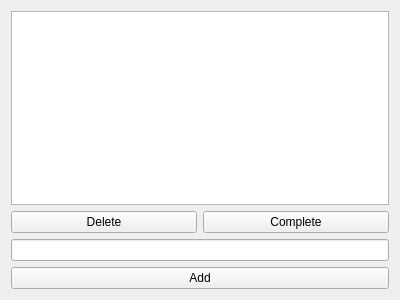
<?xml version="1.0" encoding="UTF-8"?>
<ui version="4.0">
 <class>Form</class>
 <widget class="QWidget" name="Form">
  <property name="geometry">
   <rect>
    <x>0</x>
    <y>0</y>
    <width>400</width>
    <height>300</height>
   </rect>
  </property>
  <property name="windowTitle">
   <string>Todo List</string>
  </property>
  <layout class="QVBoxLayout" name="verticalLayout">
   <item>
    <widget class="QListView" name="list_view"/>
   </item>
   <item>
    <layout class="QHBoxLayout" name="horizontalLayout">
     <item>
      <widget class="QPushButton" name="delete_btn">
       <property name="text">
        <string>Delete</string>
       </property>
      </widget>
     </item>
     <item>
      <widget class="QPushButton" name="complete_btn">
       <property name="text">
        <string>Complete</string>
       </property>
      </widget>
     </item>
    </layout>
   </item>
   <item>
    <widget class="QLineEdit" name="line_edit"/>
   </item>
   <item>
    <widget class="QPushButton" name="add_btn">
     <property name="text">
      <string>Add</string>
     </property>
    </widget>
   </item>
  </layout>
 </widget>
 <resources>
  <include location="../icons/qlementine_icons_16_action.qrc"/>
  <include location="../icons/qlementine_icons_16_text.qrc"/>
  <include location="../icons/qlementine_icons_16_shape.qrc"/>
 </resources>
 <connections/>
</ui>
